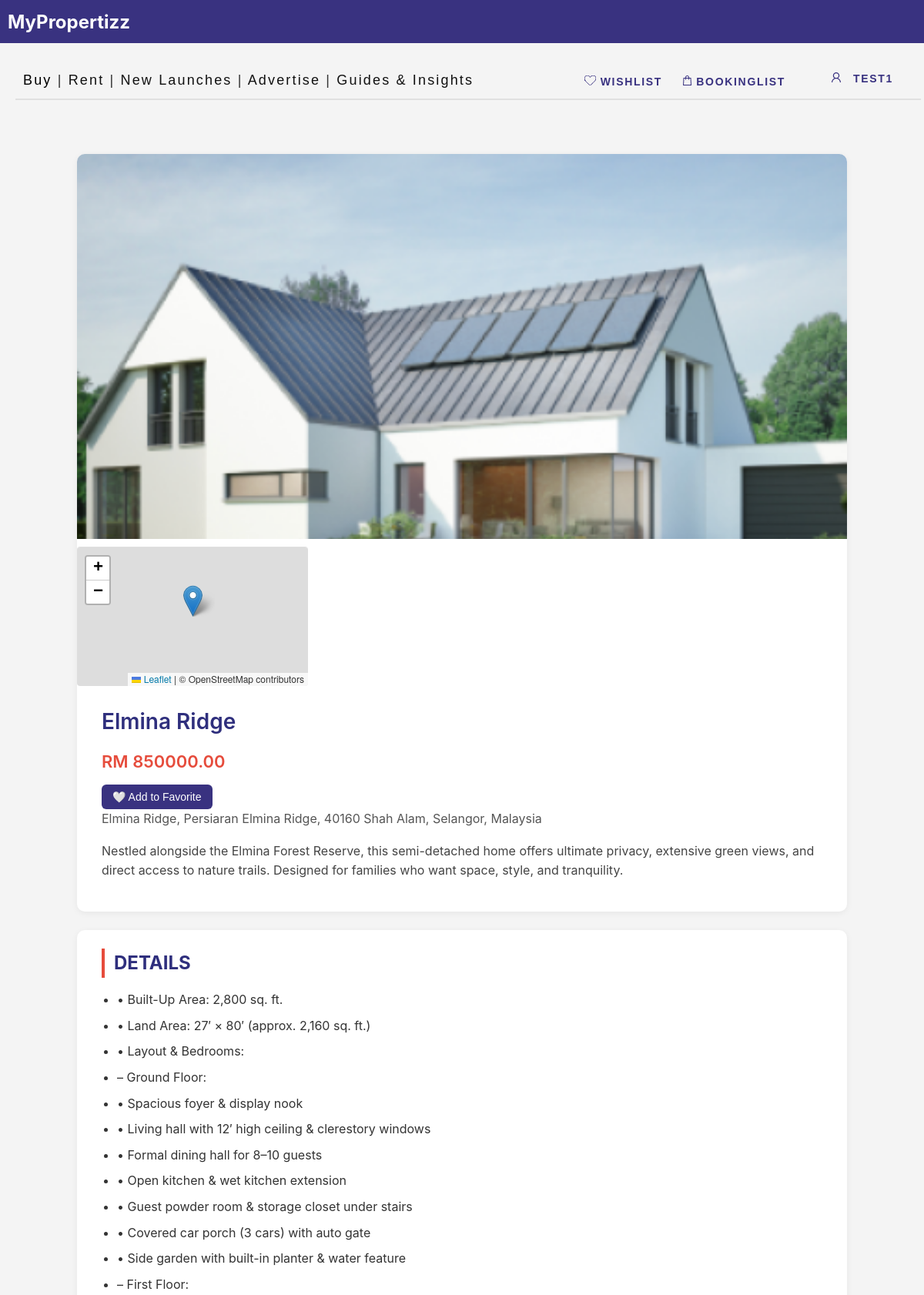
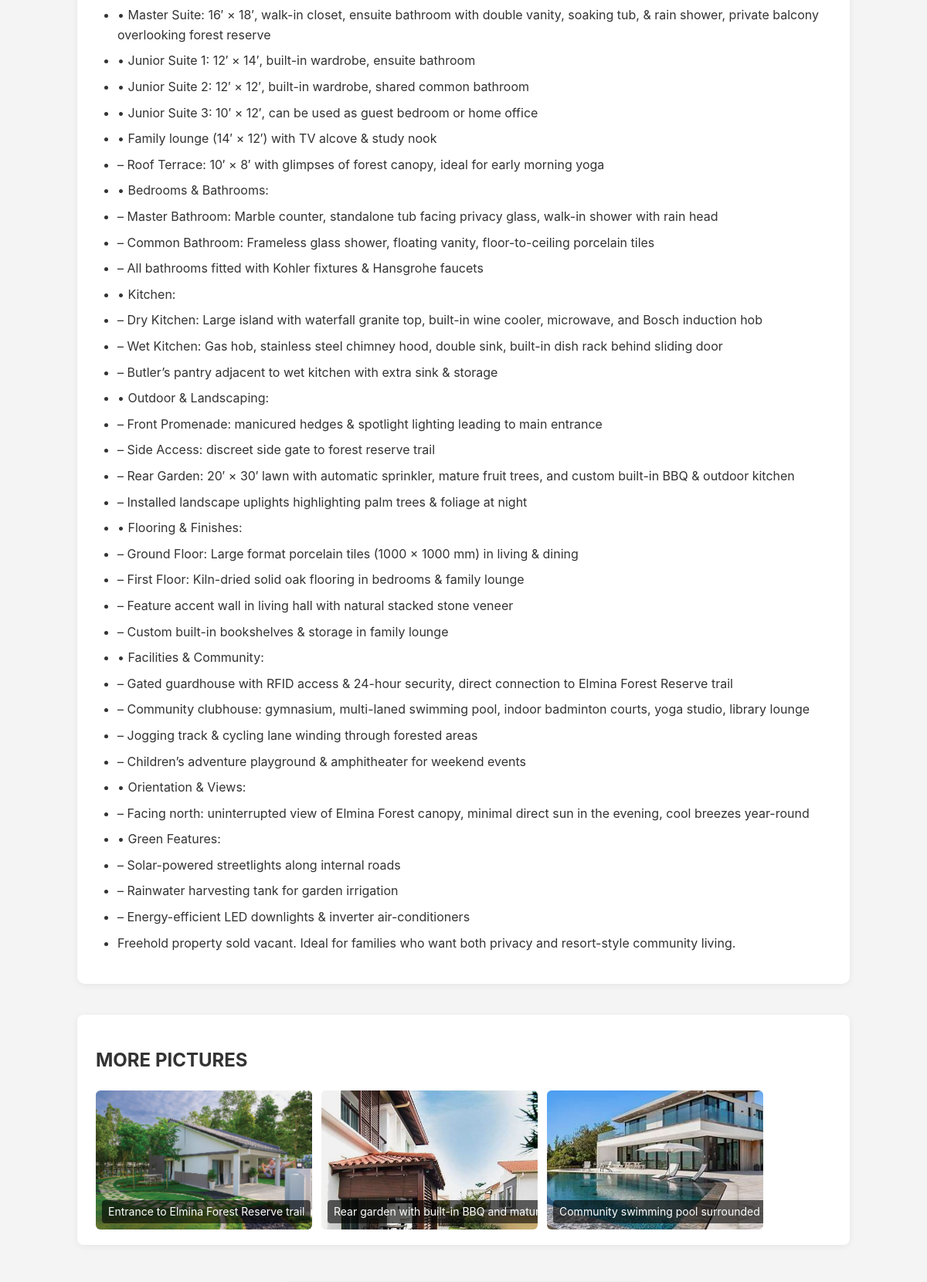
The app's page /property/10/ (signed in, upper part) with its own data (2 pictures, top to bottom).
### proplistpage/models.py (models this page shows, shortened)
class Property(models.Model):
    LOCATION_CHOICES = [
        ('KUALA LUMPUR', 'Kuala Lumpur'),
        ('SELANGOR', 'Selangor'),
        ('PENANG', 'Penang'),
        ('OTHERS', 'Others'),
    ]
    PROPERTY_TYPE_CHOICES = [
        ('sale', 'For Sale'),
        ('rent', 'For Rent'),
    ]
    user = models.ForeignKey(User, on_delete=models.CASCADE)  # 🔥 Add this line
    title = models.CharField(max_length=100)
    location = models.CharField(max_length=100, choices=LOCATION_CHOICES)
    price = models.DecimalField(max_digits=10, decimal_places=2)
    description = models.TextField()
    address = models.CharField(max_length=200, blank=True)
    detail = models.TextField(blank=True)
    image = models.ImageField(upload_to='property_images/')
    type = models.CharField(max_length=10, choices=PROPERTY_TYPE_CHOICES, default='sale')
    is_booked = models.BooleanField(default=False)
    created_at = models.DateTimeField(auto_now_add=True)

class PropertyImage(models.Model):
    property = models.ForeignKey(Property, related_name='extra_images', on_delete=models.CASCADE)
    image    = models.ImageField(upload_to='property_images/details/')
    caption  = models.CharField(max_length=100, blank=True)
    created_at = models.DateTimeField(auto_now_add=True)

### proplistpage/views.py (the view)
# urls.py: path('property/<int:pk>/', views.property_detail, name='property-detail'),
def property_detail(request, pk):
    print(f"*** property_detail 被调用，pk = {pk} ***")
    property_obj = get_object_or_404(Property, pk=pk)
    print(f"*** 成功拿到 Property：{property_obj.title} ***")
    form = LoanCalculatorForm(initial={'property': property_obj})
    result = None
    if request.method == 'POST':
        form = LoanCalculatorForm(request.POST)
        if form.is_valid():
            result = form.calculate()  # Assuming your form has a `.calculate()` method that returns the result
    return render(request, 'property_detail.html',
                  {'property': property_obj,
                   'form': form,
                   'result': result,
                   'payment_info': calculate_payment(property_obj),
                   })

### payment/utils.py (called while the page is built)
def calculate_payment(property_obj):
    if property_obj.type == 'rent':
        return {
            'label': 'Total Payment',
            'amount': property_obj.price * Decimal('2'),
        }
    elif property_obj.type == 'sale':
        deposit = property_obj.price * Decimal('0.02')
        return {
            'label': 'Earnest Deposit (2%)',
            'amount': deposit,
        }
    else:
        return {
            'label': 'N/A',
            'amount': 0,
        }

### proplistpage/templates/property_detail.html (shortened to what this page needs)
{% load static %}
<!DOCTYPE html>
<html lang="zh">
<head>
  <link rel="stylesheet" href="{% static 'main/style.css' %}">
  <link rel="stylesheet" href="{% static 'css/style.css' %}">
  <link rel="stylesheet" href="{% static 'loan_calculator/style.css' %}">
  <link rel="stylesheet" href="{% static 'main/style.css' %}">
  <link rel="stylesheet" href="{% static 'css/whatsapp.css' %}">
  <link rel="stylesheet" href="https://cdnjs.cloudflare.com/ajax/libs/leaflet/1.9.4/leaflet.css" />
</head>
<body>
<div class="layout-wrapper">
    <main class="layout-content">
        {% include 'header.html' %}
  <div class="detail-container">
    <div class="detail-top-card">
      {% if property.image %}
        <div class="top-image-wrapper">
          <img src="{{ property.image.url }}" alt="{{ property.title }}" class="main-image">
          <div class="map-container">
  <div id="propertyMap"></div>
</div>
        </div>
      {% else %}
        <div class="top-image-wrapper">
          <div style="width:100%; height:450px; background:#ddd;"></div>
          <img src="{% static 'images/map_placeholder.jpeg' %}" alt="地图定位示意" class="map-image">
        </div>
      {% endif %}
      <div class="top-info">
        <h1>{{ property.title }}</h1>
        <p class="price">RM {{ property.price|floatformat:2 }}</p>
        {% if user.is_authenticated %}
          <button
            id="favoriteBtn"
            class="favorite-btn {% if property in user.profile.favorites.all %}remove{% else %}add{% endif %}"
            onclick="toggleFavorite({{ property.id }})">
            {% if property in user.profile.favorites.all %}
              ❤️ Remove from Favorite
            {% else %}
              🤍 Add to Favorite
            {% endif %}
          </button>
        {% else %}
          <p><a href="{% url 'login' %}" class="favorite-btn add">Log in to save</a></p>
        {% endif %}
        {% if property.address %}
          <p class="address">{{ property.address }}</p>
        {% endif %}
        <p class="short-desc">{{ property.description }}</p>
      </div>
    </div>
    <div class="detail-info-card">
      <h2>DETAILS</h2>
      {% if property.detail %}
        <ul class="detail-list">
          {% for line in property.detail.splitlines %}
            {% if line %}
              <li>{{ line }}</li>
            {% endif %}
          {% endfor %}
        </ul>
      {% else %}
        <p style="color:#777;">暂无详细信息。</p>
      {% endif %}
    </div>
    <div class="detail-gallery-card">
      <h2>MORE PICTURES</h2>
      <div class="detail-gallery">
        {% for img in property.extra_images.all %}
          <div class="gallery-item">
            <img src="{{ img.image.url }}" alt="{{ img.caption }}">
            {% if img.caption %}
              <div class="caption">{{ img.caption }}</div>
            {% endif %}
          </div>
        {% endfor %}
      </div>
    </div>
  </div>
    {% if property.type == 'sale' %}
    <div class="container loan-container">
    </div>
    {% endif %}
    </main>
</div>
</body>
</html>

### main/templates/header.html (shortened to what this page needs)
{% load static %}
<link rel="stylesheet" href="{% static 'css/saved_property.css' %}">
<div class="frame-229">
  <div class="rectangle-645">
    <span style="color: white; font-size: 24px; font-weight: bold; margin: 10px; position: absolute;">MyPropertizz</span>
</div>
  <a href="{% url 'booking_list' %}" style="text-decoration:none">
    <div class="bookinglist">
      <img src="{% static 'images/vector1.svg' %}" alt="Booking Icon" />
      BookingList
    </div>
  </a>
  <div class="account">
    <img src="{% static 'images/vector2.svg' %}" alt="Account Icon" />
    {% if user.is_authenticated %}
      <div class="dropdown">
        <button class="dropbtn" onclick="toggleDropdown(event)">{{ user.username }}</button>
      </div>
    {% else %}
      <a href="{% url 'login' %}" style="margin-top:3px; display:inline-block;padding:6px 10px 15px 10px;">Account</a>
    {% endif %}
  </div>
  <a href="{% url 'saved_properties' %}" style="text-decoration:none">
    <div class="wishlist">
      <img src="{% static 'images/vector3.svg' %}" alt="Wishlist Icon" />
      Wishlist
    </div>
  </a>
  <div class="rectangle-7"></div>
  <div class="buy-rent-new-launches-transations-advertise-guies-insights-events">
    <span>
      <a href="{% url 'proplistpage:property-list' %}" style="text-decoration:none; color:#000000;">Buy</a>
      |
      <a href="{% url 'rentlistpage:rent-list' %}" style="text-decoration:none; color: #111111;">Rent</a>
      |
      <a href="{% url 'proplistpage:new-launches' %}" style="text-decoration:none; color: #111111;">New Launches</a>
      |
      <a href="{% url 'proplistpage:advertise' %}" style="text-decoration:none; color: #111111;">Advertise</a>
      |
      <a href="{% url 'proplistpage:guides-insights' %}" style="text-decoration:none; color: #111111;">Guides & Insights</a>
    </span>
  </div>
</div>

### main/static/main/style.css (style rules this page uses)
body { font-family: 'Segoe UI', Tahoma, Geneva, Verdana, sans-serif; background-color: #f4f7f9; margin: 0; padding: 0; }
.frame-229 { width: 100%; height: 235px; position: absolute; left: 0px; top: 0px; }
.rectangle-645 { background: #393280; width: 100%; height: 56px; position: absolute; }
.rectangle-7 { background: #e0e0e0; width: 98%; height: 2px; position: absolute; left: 20px; top: 150px; transform-origin: 0 0; transform: rotate(0deg) scale(1, -1); }
.account { color: #393280; text-align: left; font-family: "Inter-SemiBold", sans-serif; font-size: 14px; letter-spacing: 0.12em; font-weight: 600; text-transform: uppercase; position: absolute; right: 50px; top: 85px; padding: 10px 10px 10px 10px; z-index: 100; }
.dropdown { position: relative; display: inline-block; }
.dropbtn { background-color: transparent; border: none; cursor: pointer; color: #393280; text-align: left; font-family: "Inter-SemiBold", sans-serif; font-size: 14px; letter-spacing: 0.12em; font-weight: 600; text-transform: uppercase; padding: 10px 10px 10px 10px; }
.wishlist { color: #393280; text-align: left; font-family: "Inter-SemiBold", sans-serif; font-size: 14px; letter-spacing: 0.12em; font-weight: 600; text-transform: uppercase; position: absolute; right: 330px; top: 85px; padding: 10px 10px 30px 10px; cursor: pointer; }
.bookinglist { color: #393280; text-align: left; font-family: "Inter-SemiBold", sans-serif; font-size: 14px; letter-spacing: 0.12em; font-weight: 600; text-transform: uppercase; position: absolute; right: 170px; top: 85px; padding: 10px 10px 30px 10px; cursor: pointer; }

### proplistpage/static/css/style.css (style rules this page uses)
body { margin: 0; padding: 0; overflow-x: hidden; }
.layout-wrapper { display: flex; flex-direction: column; min-height: 100vh; }
.layout-content { flex: 1; }
.frame-229 { width: 100%; height: 235px; position: absolute; left: 0px; top: 0px; }
.rectangle-645 { background: #393280; width: 100%; height: 56px; position: absolute; }
.rectangle-7 { background: #e0e0e0; width: 98%; height: 2px; position: absolute; left: 20px; top: 130px; transform-origin: 0 0; transform: rotate(0deg) scale(1, -1); }
.account { color: #393280; text-align: left; font-family: "Inter-SemiBold", sans-serif; font-size: 14px; letter-spacing: 0.12em; font-weight: 600; text-transform: uppercase; position: absolute; right: 20px; padding-top:12px; top: 85px; }
.dropdown { position: relative; display: inline-block; }
.dropbtn { background-color: transparent; border: none; cursor: pointer; color: #393280; text-align: left; font-family: "Inter-SemiBold", sans-serif; font-size: 14px; letter-spacing: 0.12em; font-weight: 600; text-transform: uppercase; padding: 10px 10px 10px 10px; }
.wishlist { color: #393280; text-align: left; font-family: "Inter-SemiBold", sans-serif; font-size: 14px; letter-spacing: 0.12em; font-weight: 600; text-transform: uppercase; position: absolute; right: 300px; top: 85px; padding: 20px 10px 20px 10px; cursor: pointer; }
.buy-rent-new-launches-transations-advertise-guies-insights-events { text-align: left; font-family: "-", sans-serif; font-size: 18px; letter-spacing: 0.12em; font-weight: 400; position: relative; top: 90px; left: 30px; }
.account { color: #393280; text-align: left; font-family: "Inter-SemiBold", sans-serif; font-size: 14px; letter-spacing: 0.12em; font-weight: 600; text-transform: uppercase; position: absolute; padding: 10px 10px 30000px 10px; z-index: 100; right: 20px; top: 100px; cursor: pointer; }
.wishlist { color: #393280; text-align: left; font-family: "Inter-SemiBold", sans-serif; font-size: 14px; letter-spacing: 0.12em; font-weight: 600; text-transform: uppercase; position: absolute; right: 300px; top: 109px; padding: 10px 10px 10px 10px; cursor: pointer; }
.rectangle-7 { background: #e0e0e0; width: 98%; height: 2px; position: absolute; left: 20px; top: 180px; transform-origin: 0 0; transform: rotate(0deg) scale(1, -1); }
.buy-rent-new-launches-transations-advertise-guies-insights-events { text-align: left; font-family: "-", sans-serif; font-size: 18px; letter-spacing: 0.12em; font-weight: 400; position: relative; top: 94px; left: 30px; }
.map-container { width: 30%; height: 180px; margin-top: 10px; border-top: 1px solid #e0e0e0; border-radius: 4px; overflow: hidden; }
#propertyMap { width: 100%; height: 100%; }

### records on screen
Property: image (picture), title "Elmina Ridge", price "850000.00", address "Elmina Ridge, Persiaran Elmina Ridge, 40160 Shah Alam, Selangor, Malaysia", description "Nestled alongside the Elmina Forest Reserve, this semi-detached home offers ultimate privacy, extensive green views, and direct access to nature trails. Designed for families who want space, style, and tranquility."
PropertyImage: image (picture), caption "Entrance to Elmina Forest Reserve trail"
PropertyImage: image (picture), caption "Rear garden with built-in BBQ and…"
PropertyImage: image (picture), caption "Community swimming pool surrounded…"

### other values on screen
{{ user.username }} "TEST1"
{{ line }} "• Built-Up Area: 2,800 sq. ft." "• Land Area: 27′ × 80′ (approx. 2,160 sq. ft.)" "• Layout & Bedrooms:" "– Ground Floor:" "• Spacious foyer & display nook" "• Living hall with 12′ high ceiling & clerestory windows" "• Formal dining hall for 8–10 guests" "• Open kitchen & wet kitchen extension" "• Guest powder room & storage closet under stairs" "• Covered car porch (3 cars) with auto gate" "• Side garden with built-in planter & water feature" "– First Floor:" "• Master Suite: 16′ × 18′, walk-in closet, ensuite bathroom with double vanity, soaking tub, & rain shower, private balcony overlooking forest reserve" "• Junior Suite 1: 12′ × 14′, built-in wardrobe, ensuite bathroom" "• Junior Suite 2: 12′ × 12′, built-in wardrobe, shared common bathroom" "• Junior Suite 3: 10′ × 12′, can be used as guest bedroom or home office" "• Family lounge (14′ × 12′) with TV alcove & study nook" "– Roof Terrace: 10′ × 8′ with glimpses of forest canopy, ideal for early morning yoga" "• Bedrooms & Bathrooms:" "– Master Bathroom: Marble counter, standalone tub facing privacy glass, walk-in shower with rain head" "– Common Bathroom: Frameless glass shower, floating vanity, floor-to-ceiling porcelain tiles" "– All bathrooms fitted with Kohler fixtures & Hansgrohe faucets" "• Kitchen:" "– Dry Kitchen: Large island with waterfall granite top, built-in wine cooler, microwave, and Bosch induction hob" "– Wet Kitchen: Gas hob, stainless steel chimney hood, double sink, built-in dish rack behind sliding door" "– Butler’s pantry adjacent to wet kitchen with extra sink & storage" "• Outdoor & Landscaping:" "– Front Promenade: manicured hedges & spotlight lighting leading to main entrance" "– Side Access: discreet side gate to forest reserve trail" "– Rear Garden: 20′ × 30′ lawn with automatic sprinkler, mature fruit trees, and custom built-in BBQ & outdoor kitchen" "– Installed landscape uplights highlighting palm trees & foliage at night" "• Flooring & Finishes:" "– Ground Floor: Large format porcelain tiles (1000 × 1000 mm) in living & dining" "– First Floor: Kiln-dried solid oak flooring in bedrooms & family lounge" "– Feature accent wall in living hall with natural stacked stone veneer" "– Custom built-in bookshelves & storage in family lounge" "• Facilities & Community:" "– Gated guardhouse with RFID access & 24-hour security, direct connection to Elmina Forest Reserve trail" "– Community clubhouse: gymnasium, multi-laned swimming pool, indoor badminton courts, yoga studio, library lounge" "– Jogging track & cycling lane winding through forested areas" "– Children’s adventure playground & amphitheater for weekend events" "• Orientation & Views:" "– Facing north: uninterrupted view of Elmina Forest canopy, minimal direct sun in the evening, cool breezes year-round" "• Green Features:" "– Solar-powered streetlights along internal roads" "– Rainwater harvesting tank for garden irrigation" "– Energy-efficient LED downlights & inverter air-conditioners" "Freehold property sold vacant. Ideal for families who want both privacy and resort-style community living."
